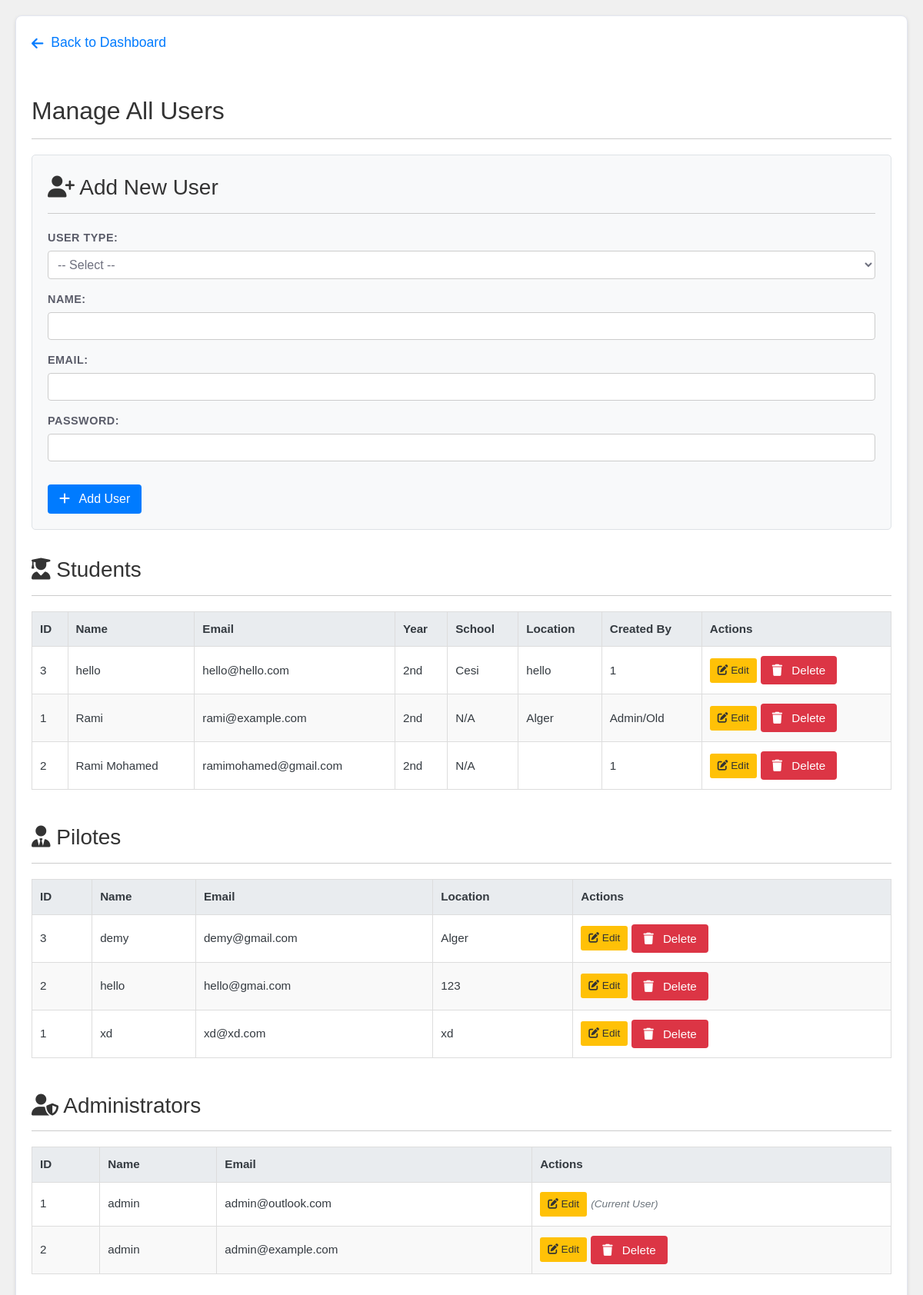
Page /src/Controller/userController.php (signed in) on the committed database.
### tables this page shows
CREATE TABLE `student` (
  `id_student` bigint(20) NOT NULL AUTO_INCREMENT,
  `name` varchar(255) NOT NULL,
  `email` varchar(255) NOT NULL,
  `password` text NOT NULL,
  `location` text DEFAULT NULL,
  `phone_number` varchar(20) DEFAULT NULL,
  `date_of_birth` date NOT NULL,
  `year` enum('1st','2nd','3rd','4th','5th') NOT NULL,
  `description` text DEFAULT NULL,
  `school` varchar(255) DEFAULT NULL COMMENT 'Name of the student school, set by admin/pilote',
  `profile_picture` longblob DEFAULT NULL COMMENT 'Binary data of the profile picture',
  `profile_picture_mime` varchar(50) DEFAULT NULL COMMENT 'MIME type of the profile picture (e.g., image/jpeg)',
  `created_at` timestamp NULL DEFAULT current_timestamp(),
  `updated_at` timestamp NULL DEFAULT current_timestamp() ON UPDATE current_timestamp(),
  `created_by_pilote_id` bigint(20) DEFAULT NULL,
  PRIMARY KEY (`id_student`),
  UNIQUE KEY `email` (`email`),
  KEY `idx_student_creator` (`created_by_pilote_id`),
  CONSTRAINT `fk_student_creator` FOREIGN KEY (`created_by_pilote_id`) REFERENCES `pilote` (`id_pilote`) ON DELETE SET NULL ON UPDATE CASCADE
);

CREATE TABLE `pilote` (
  `id_pilote` bigint(20) NOT NULL AUTO_INCREMENT,
  `name` varchar(255) NOT NULL,
  `email` varchar(255) NOT NULL,
  `password` text NOT NULL,
  `location` text DEFAULT NULL,
  `phone_number` varchar(20) DEFAULT NULL,
  `profile_picture` longblob DEFAULT NULL COMMENT 'Binary data of the profile picture',
  `profile_picture_mime` varchar(50) DEFAULT NULL COMMENT 'MIME type of the profile picture (e.g., image/jpeg)',
  `created_at` timestamp NULL DEFAULT current_timestamp(),
  `updated_at` timestamp NULL DEFAULT current_timestamp() ON UPDATE current_timestamp(),
  PRIMARY KEY (`id_pilote`),
  UNIQUE KEY `email` (`email`)
);

### src/Controller/userController.php (called while the page is built, shortened)
<?php
require_once __DIR__ . '/../../config/config.php';
require_once __DIR__ . '/../Model/user.php';
require_once __DIR__ . '/../Auth/AuthSession.php';
$loggedInUserRole = AuthSession::getUserData('user_role');
$loggedInUserId = AuthSession::getUserData('user_id');
try {
    $userModel = new User($conn);
} catch (InvalidArgumentException $e) {
    error_log("FATAL in userController: Invalid DB connection passed to User model: " . $e->getMessage());
    die("Database configuration error. Cannot manage users.");
} catch (Exception $e) {
    error_log("FATAL in userController: Failed to instantiate User model: " . $e->getMessage());
    die("A critical error occurred setting up user management.");
}
$students = []; $pilotes = []; $admins = [];
$pageTitle = "User Management";
$canManageAdmins = ($loggedInUserRole === 'admin');
$canManagePilotes = ($loggedInUserRole === 'admin');
try {
    if ($loggedInUserRole === 'admin') {
        $students = $userModel->getAllStudents();
        $pilotes = $userModel->getAllPilotes();
        $admins = $userModel->getAllAdmins();
        $pageTitle = "Manage All Users";
    } elseif ($loggedInUserRole === 'pilote') {
        $students = $userModel->getAllStudents($loggedInUserId);
        $pilotes = [];
        $admins = [];
        $pageTitle = "Manage My Students";
    }
} catch (Exception $e) {
     error_log("Exception fetching user data in userController: " . $e->getMessage());
     $errorMessage = "An unexpected error occurred while retrieving user lists.";
     $students = []; $pilotes = []; $admins = [];
}
include __DIR__ . '/../View/manageUsersView.php';
?>

### src/Auth/AuthSession.php (called while the page is built, shortened)
<?php
class AuthSession {
    public static function getUserData(string $key) {
        return $_SESSION[$key] ?? null;
    }
}
?>

### src/Model/user.php (called while the page is built, shortened)
<?php
class User {
    private $conn;
    public function __construct(PDO $conn) {
        $this->conn = $conn;
        $this->conn->setAttribute(PDO::ATTR_ERRMODE, PDO::ERRMODE_EXCEPTION);
    }
    public function getAllStudents($piloteId = null) {
        try {
            $sql = "SELECT id_student, name, email, location, phone_number, date_of_birth, year, description, school, created_by_pilote_id, profile_picture_mime FROM student";
            $sql .= " ORDER BY name ASC";
            $stmt = $this->conn->prepare($sql);
            $stmt->execute(); return $stmt->fetchAll(PDO::FETCH_ASSOC);
        } catch (PDOException $e) { $this->error = 'Error fetching students list.'; error_log("DB Error getAllStudents (PiloteID: $piloteId): " . $e->getMessage()); return false; }
    }
    public function getAllPilotes() {
        try {
            $sql = "SELECT id_pilote, name, email, location, phone_number, created_at, updated_at, profile_picture_mime FROM pilote ORDER BY name ASC";
            $stmt = $this->conn->prepare($sql); $stmt->execute(); return $stmt->fetchAll(PDO::FETCH_ASSOC);
        } catch (PDOException $e) { $this->error = 'Error fetching pilotes list.'; error_log("DB Error getAllPilotes: " . $e->getMessage()); return false;}
    }
    public function getAllAdmins() {
        try {
            $sql = "SELECT id_admin, name, email, created_at, updated_at, profile_picture_mime FROM admin ORDER BY name ASC";
            $stmt = $this->conn->prepare($sql); $stmt->execute(); return $stmt->fetchAll(PDO::FETCH_ASSOC);
        } catch (PDOException $e) { $this->error = 'Error fetching admins list.'; error_log("DB Error getAllAdmins: " . $e->getMessage()); return false;}
    }
}
?>

### src/View/manageUsersView.php (the view, shortened to what this page needs)
<!DOCTYPE html>
<html lang="en">
<head>
    <link rel="stylesheet" type="text/css" href="../View/style.css">
    <link rel="stylesheet" href="https://cdnjs.cloudflare.com/ajax/libs/font-awesome/6.4.2/css/all.min.css">
</head>
<body>
    <div class="container">
        <a href="<?= ($loggedInUserRole === 'admin') ? '../View/admin.php' : '../View/pilote.php' ?>" class="back-link">
            <i class="fa-solid fa-arrow-left"></i> Back to Dashboard
        </a>
        <h1><?= htmlspecialchars($pageTitle) ?></h1>
        <div class="form-container">
            <h2><i class="fa-solid fa-user-plus"></i> Add New User</h2>
            <form method="post" action="<?= htmlspecialchars($_SERVER['PHP_SELF']) ?>" id="addUserForm">
                <div class="form-group"><label for="add_user_type">User Type:</label><select id="add_user_type" name="type" required onchange="toggleUserFields()"><option value="" disabled selected>-- Select --</option></select></div>
                <div class="form-group"> <label for="add_name">Name:</label> <input type="text" id="add_name" name="name" required> </div>
                <div class="form-group"> <label for="add_email">Email:</label> <input type="email" id="add_email" name="email" required> </div>
                <div class="form-group"> <label for="add_password">Password:</label> <input type="password" id="add_password" name="password" required autocomplete="new-password"> </div>
                <button type="submit"><i class="fa-solid fa-plus"></i> Add User</button>
            </form>
        </div>
        <section id="students">
            <h2><i class="fa-solid fa-user-graduate"></i> Students</h2>
            <table>
                <thead><tr><th>ID</th><th>Name</th><th>Email</th><th>Year</th><th>School</th><th>Location</th><?php if ($loggedInUserRole === 'admin'): ?><th>Created By</th><?php endif; ?><th>Actions</th></tr></thead>
                <tbody>
                    <?php if (!empty($students)): ?>
                        <?php foreach ($students as $student):
                            $canModify = ($loggedInUserRole === 'admin' || ($loggedInUserRole === 'pilote' && isset($student['created_by_pilote_id']) && $student['created_by_pilote_id'] == $loggedInUserId));
                        ?>
                            <tr><td><?= htmlspecialchars($student['id_student']) ?></td><td><?= htmlspecialchars($student['name']) ?></td><td><?= htmlspecialchars($student['email']) ?></td><td><?= htmlspecialchars($student['year'] ?? 'N/A') ?></td><td><?= htmlspecialchars($student['school'] ?? 'N/A') ?></td><td><?= htmlspecialchars($student['location'] ?? 'N/A') ?></td><?php if ($loggedInUserRole === 'admin'): ?><td><?= htmlspecialchars($student['created_by_pilote_id'] ?? 'Admin/Old') ?></td><?php endif; ?><td class="actions"><?php if ($canModify): ?><a href="editUser.php?id=<?= $student['id_student'] ?>&type=student" class="edit-btn" title="Edit Student"><i class="fa-solid fa-pen-to-square"></i> Edit</a><form method="post" action="<?= htmlspecialchars($_SERVER['PHP_SELF']) ?>" style="display: inline;" onsubmit="return confirm('Delete student <?= htmlspecialchars(addslashes($student['name'])) ?>?');"><input type="hidden" name="action" value="delete"><input type="hidden" name="type" value="student"><input type="hidden" name="id" value="<?= $student['id_student'] ?>"><button type="submit" class="delete-btn" title="Delete Student"><i class="fa-solid fa-trash"></i> Delete</button></form><?php else: ?><span>(View Only)</span><?php endif; ?></td></tr>
                        <?php endforeach; ?>
                    <?php else: ?>
                        <tr><td colspan="<?= ($loggedInUserRole === 'admin') ? 8 : 7 ?>">No students found<?= ($loggedInUserRole === 'pilote') ? ' assigned to you' : '' ?>.</td></tr>
                    <?php endif; ?>
                </tbody>
            </table>
        </section>
        <?php if ($canManagePilotes): ?>
        <section id="pilotes"><h2><i class="fa-solid fa-user-tie"></i> Pilotes</h2>
             <table><thead><tr><th>ID</th><th>Name</th><th>Email</th><th>Location</th><th>Actions</th></tr></thead><tbody><?php if (!empty($pilotes)): foreach ($pilotes as $pilote): ?><tr><td><?= htmlspecialchars($pilote['id_pilote']) ?></td><td><?= htmlspecialchars($pilote['name']) ?></td><td><?= htmlspecialchars($pilote['email']) ?></td><td><?= htmlspecialchars($pilote['location'] ?? 'N/A') ?></td><td class="actions"><a href="editUser.php?id=<?= $pilote['id_pilote'] ?>&type=pilote" class="edit-btn" title="Edit Pilote"><i class="fa-solid fa-pen-to-square"></i> Edit</a><form method="post" action="<?= htmlspecialchars($_SERVER['PHP_SELF']) ?>" style="display: inline;" onsubmit="return confirm('DELETE Pilote <?= htmlspecialchars(addslashes($pilote['name'])) ?>? Check DB constraints.');"><input type="hidden" name="action" value="delete"><input type="hidden" name="type" value="pilote"><input type="hidden" name="id" value="<?= $pilote['id_pilote'] ?>"><button type="submit" class="delete-btn" title="Delete Pilote"><i class="fa-solid fa-trash"></i> Delete</button></form></td></tr><?php endforeach; else: ?><tr><td colspan="5">No pilotes found.</td></tr><?php endif; ?></tbody></table>
        </section>
        <?php endif; ?>
         <?php if ($canManageAdmins): ?>
        <section id="admins"><h2><i class="fa-solid fa-user-shield"></i> Administrators</h2>
            <table><thead><tr><th>ID</th><th>Name</th><th>Email</th><th>Actions</th></tr></thead><tbody><?php if (!empty($admins)): foreach ($admins as $admin): ?><tr><td><?= htmlspecialchars($admin['id_admin']) ?></td><td><?= htmlspecialchars($admin['name']) ?></td><td><?= htmlspecialchars($admin['email']) ?></td><td class="actions"><a href="editUser.php?id=<?= $admin['id_admin'] ?>&type=admin" class="edit-btn" title="Edit Admin"><i class="fa-solid fa-pen-to-square"></i> Edit</a><?php if ($admin['id_admin'] != $loggedInUserId): ?><form method="post" action="<?= htmlspecialchars($_SERVER['PHP_SELF']) ?>" style="display: inline;" onsubmit="return confirm('Delete admin <?= htmlspecialchars(addslashes($admin['name'])) ?>?');"><input type="hidden" name="action" value="delete"><input type="hidden" name="type" value="admin"><input type="hidden" name="id" value="<?= $admin['id_admin'] ?>"><button type="submit" class="delete-btn" title="Delete Admin"><i class="fa-solid fa-trash"></i> Delete</button></form><?php else: ?><span>(Current User)</span><?php endif; ?></td></tr><?php endforeach; else: ?><tr><td colspan="4">No admins found.</td></tr><?php endif; ?></tbody></table>
        </section>
        <?php endif; ?>
    </div>
</body>
</html>

### src/View/style.css (style rules this page uses)
body { font-family: -apple-system, BlinkMacSystemFont, "Segoe UI", Roboto, "Helvetica Neue", Arial, sans-serif; margin: 0; padding: 0; background-color: #f4f6f9; line-height: 1.6; color: #343a40; }
.container { max-width: 800px; margin: 30px auto; background-color: #ffffff; padding: 30px 40px; border-radius: 8px; box-shadow: 0 4px 15px rgba(0, 0, 0, 0.08); border: 1px solid #e3e6f0; }
h1, h2 { color: #4a4a4a; border-bottom: 1px solid #e3e6f0; padding-bottom: 12px; margin-top: 0; margin-bottom: 30px; font-weight: 500; }
h2 { font-size: 1.75em; }
a { color: #007bff; text-decoration: none; transition: color 0.2s ease; }
.back-link { display: inline-block; margin-bottom: 30px; font-size: 1.1em; color: #4e73df; }
.back-link i { margin-right: 6px; vertical-align: middle; }
.form-group { margin-bottom: 22px; }
.form-group label { display: block; margin-bottom: 8px; font-weight: 600; color: #5a5c69; font-size: 0.9em; text-transform: uppercase; letter-spacing: 0.5px; }
.form-group input[type="text"], .form-group input[type="email"], .form-group input[type="password"], .form-group input[type="date"], .form-group input[type="file"], .form-group select, .form-group textarea { width: 100%; padding: 12px 15px; border: 1px solid #d1d3e2; border-radius: 5px; box-sizing: border-box; font-size: 1rem; color: #6e707e; transition: border-color 0.15s ease-in-out, box-shadow 0.15s ease-in-out; background-color: #fff; }
button[type="submit"] { background-color: #1cc88a; color: white; padding: 12px 25px; border: none; border-radius: 5px; cursor: pointer; font-size: 1.1em; font-weight: 500; transition: background-color 0.2s ease; display: inline-block; margin-top: 15px; }
button[type="submit"] i { margin-right: 8px; }

### src/View/manageUsersView.php (style rules this page uses)
body { font-family: sans-serif; margin: 0; padding: 20px; background-color: #f0f0f0; }
.container { max-width: 1200px; margin: auto; background-color: #fff; padding: 20px; border-radius: 8px; box-shadow: 0 2px 5px rgba(0,0,0,0.1); }
h1, h2 { color: #333; border-bottom: 1px solid #ccc; padding-bottom: 10px; margin-top: 30px; margin-bottom: 20px; }
h1:first-child, h2:first-child { margin-top: 0; }
section { margin-bottom: 40px; }
table { width: 100%; border-collapse: collapse; margin-top: 20px; font-size: 0.95em; }
th, td { border: 1px solid #ddd; padding: 10px; text-align: left; vertical-align: middle; }
th { background-color: #e9ecef; font-weight: bold; }
tr:nth-child(even) { background-color: #f9f9f9; }
td { word-break: break-word; }
.actions a, .actions button { display: inline-block; padding: 5px 10px; margin: 2px 5px 2px 0; text-decoration: none; color: #fff; border-radius: 3px; border: none; cursor: pointer; font-size: 0.9em; vertical-align: middle; }
.actions .edit-btn { background-color: #ffc107; color: #333; }
.actions .delete-btn { background-color: #dc3545; }
.actions span { font-style: italic; color: #6c757d; font-size: 0.9em; }
.form-container { background-color: #f8f9fa; padding: 20px; border-radius: 5px; margin-bottom: 30px; border: 1px solid #dee2e6; }
.form-group { margin-bottom: 15px; }
.form-group label { display: block; margin-bottom: 5px; font-weight: bold; }
.form-group input[type="text"], .form-group input[type="email"], .form-group input[type="password"], .form-group input[type="date"], .form-group select, .form-group textarea { width: 100%; padding: 8px; border: 1px solid #ccc; border-radius: 4px; box-sizing: border-box; font-size: 1em; }
button[type="submit"] { background-color: #007bff; color: white; padding: 10px 15px; border: none; border-radius: 4px; cursor: pointer; font-size: 1em; }
.back-link { display: inline-block; margin-bottom: 20px; text-decoration: none; color: #007bff; font-size: 1.1em; }
.back-link i { margin-right: 5px; }

### rows in the picture
student: id_student "3", name "hello", email "hello@hello.com", year "2nd", school "Cesi", location "hello", created_by_pilote "1"
student: id_student "1", name "Rami", email "rami@example.com", year "2nd", school "N/A", location "Alger", created_by_pilote "Admin/Old"
student: id_student "2", name "Rami Mohamed", email "ramimohamed@gmail.com", year "2nd", school "N/A", created_by_pilote "1"
pilote: id_pilote "3", name "demy", email "demy@gmail.com", location "Alger"
pilote: id_pilote "2", name "hello", email "hello@gmai.com", location "123"
pilote: id_pilote "1", name "xd", email "xd@xd.com", location "xd"

### other values in the picture
$pageTitle "Manage All Users"
$admin['id_admin'] "1"
$admin['name'] "admin"
$admin['email'] "admin@outlook.com"
$admin['id_admin'] "2"
$admin['email'] "admin@example.com"
